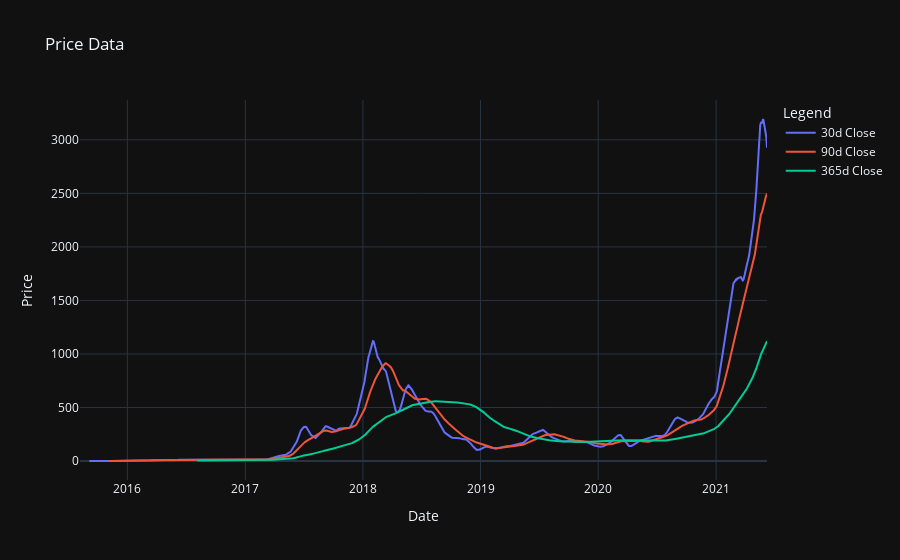

Here is the notebook cell this chart was saved with:
### Markdown cell above
### Rolling Averages

### Code cell
# Full compiled graph of 30-day, 90-day, and 365-day rolling averages

fig = go.Figure()


df_30d_rol = df['Close'].rolling(window = 30).mean()
df_90d_rol = df['Close'].rolling(window = 90).mean()
df_365d_rol = df['Close'].rolling(window = 365).mean()
fig.add_trace(go.Scatter(x=df.index, y=df_30d_rol, mode='lines', name=f'30d Close'))
fig.add_trace(go.Scatter(x=df.index, y=df_90d_rol, mode='lines', name=f'90d Close'))
fig.add_trace(go.Scatter(x=df.index, y=df_365d_rol, mode='lines', name=f'365d Close'))

fig.update_layout(
title='Price Data',
xaxis_title='Date',
yaxis_title='Price',
legend_title='Legend')
fig.show()

### Figure 1 — Plotly figure (JSON) as saved in the notebook; plotly's stock layout.template omitted (floating-point values rounded to 4 significant figures; data arrays with more than 128 entries replaced by an {"elided": "..."} marker saying what was removed)
{"data": [{"mode": "lines", "name": "30d Close", "type": "scatter", "x": {"elided": "2133 str values"}, "y": {"elided": "2133 float values"}}, {"mode": "lines", "name": "90d Close", "type": "scatter", "x": {"elided": "2133 str values"}, "y": {"elided": "2133 float values"}}, {"mode": "lines", "name": "365d Close", "type": "scatter", "x": {"elided": "2133 str values"}, "y": {"elided": "2133 float values"}}], "layout": {"legend": {"title": {"text": "Legend"}}, "title": {"text": "Price Data"}, "xaxis": {"title": {"text": "Date"}}, "yaxis": {"title": {"text": "Price"}}}}
